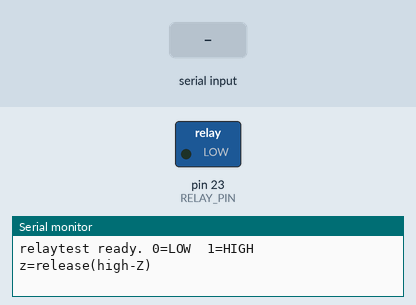
This sketch was run on a simulated Arduino Mega 2560, built with avr-gcc and run on an emulated ATmega2560. On the bench: switched loads named in the sketch (green lamp = pin HIGH), the last lines printed to the serial monitor. The inputs (shaded band) are chosen by the test bench.

Above: at 1.2 s.
1.3 s: "1" received over Serial
At 2.4 s:
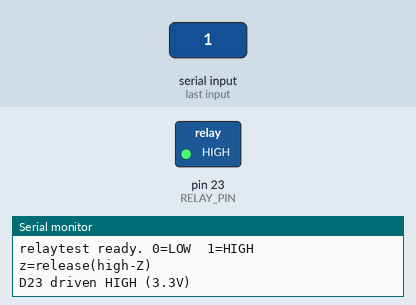
2.8 s: "0" received over Serial
At 3.5 s:
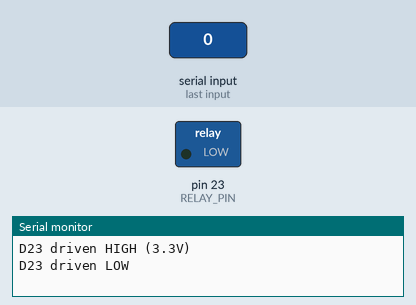
Timing chart, 0 to 5.8 s (numbered marks = the images above; inputs shaded):
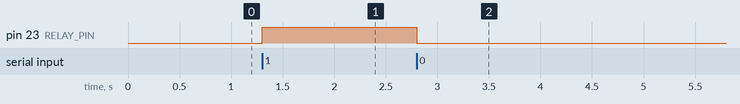

The sketch:

relay_test.ino
```cpp
// relay_test.ino - standalone relay input diagnostic (bench tool, not part of web_drive).
// Send over serial:  0 = drive D23 LOW   1 = drive D23 HIGH   z = release D23 (high-Z input)
// Each command prints what it did. Note green/red LED, click, and magnet per state.
#define RELAY_PIN 23
void setup() {
  Serial.begin(115200);
  pinMode(RELAY_PIN, INPUT);   // start released: the module's own pull-up decides
  Serial.println("relaytest ready. 0=LOW  1=HIGH  z=release(high-Z)");
}
void loop() {
  if (!Serial.available()) return;
  char c = Serial.read();
  if (c == '0')      { pinMode(RELAY_PIN, OUTPUT); digitalWrite(RELAY_PIN, LOW);  Serial.println("D23 driven LOW"); }
  else if (c == '1') { pinMode(RELAY_PIN, OUTPUT); digitalWrite(RELAY_PIN, HIGH); Serial.println("D23 driven HIGH (3.3V)"); }
  else if (c == 'z') { pinMode(RELAY_PIN, INPUT);                                  Serial.println("D23 released (high-Z)"); }
}
```

Measured:
- after the input at 1.3 s, pin 23 (RELAY_PIN): LOW → HIGH at once
- after the input at 2.8 s, pin 23 (RELAY_PIN): HIGH → LOW at once
